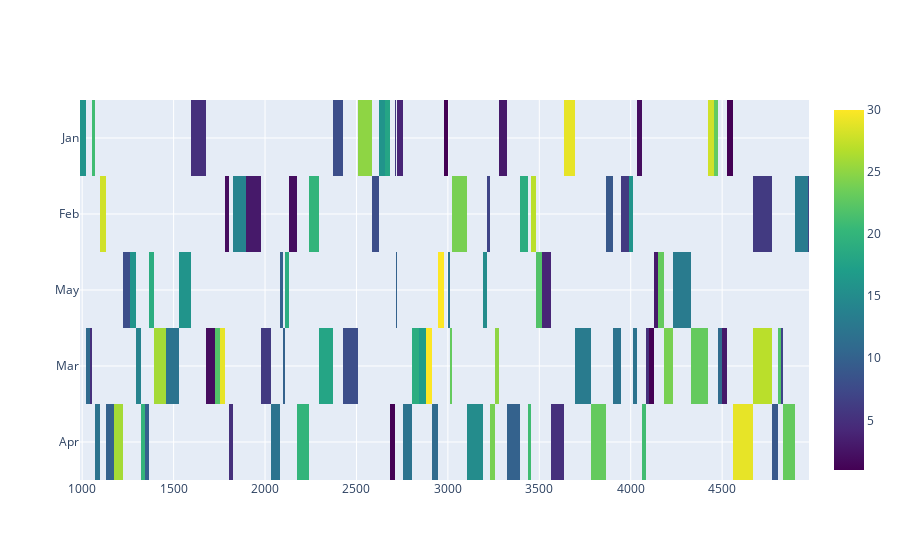

Notebook code for this chart:
### Code cell
import numpy as np
import pandas as pd
import plotly.graph_objects as go
np.random.seed(20)
data = {
'Month':np.random.choice(['Jan','Feb','Mar','Apr','May'],100),
'Day':np.random.choice(range(1,31),100),
'Sales':np.random.randint(1000,5000,100)
}
df=pd. DataFrame(data)

fig=go.Figure()
fig.add_trace(go.Heatmap(x=df["Sales"],y=df["Month"],z=df["Day"],colorscale="viridis"))
fig.show()

### Figure 1 — Plotly figure (JSON) as saved in the notebook; plotly's stock layout.template omitted (floating-point values rounded to 4 significant figures)
{"data": [{"colorscale": [[0, "#440154"], [0.1111, "#482878"], [0.2222, "#3e4989"], [0.3333, "#31688e"], [0.4444, "#26828e"], [0.5556, "#1f9e89"], [0.6667, "#35b779"], [0.7778, "#6ece58"], [0.8889, "#b5de2b"], [1, "#fde725"]], "type": "heatmap", "x": [4835, 2099, 2094, 4809, 1969, 1278, 1208, 4408, 4047, 2580, 2321, 2858, 4799, 2780, 2713, 4530, 3459, 3019, 1990, 3610, 1513, 3422, 1361, 1405, 3181, 4974, 3985, 2732, 4026, 1138, 3240, 2899, 4588, 2135, 3280, 1331, 4471, 1310, 4211, 4076, 3454, 2661, 1774, 1827, 3279, 1073, 4211, 1786, 2716, 2123, 2216, 1823, 1064, 3724, 1048, 3362, 1039, 4109, 3998, 1732, 1124, 1005, 4482, 4087, 3523, 4255, 2930, 4141, 2425, 2999, 2072, 4157, 2656, 2830, 2590, 3006, 2958, 3503, 4440, 1241, 3028, 4745, 3839, 1717, 3222, 4963, 1637, 3663, 4834, 2707, 2432, 3206, 4520, 4745, 4972, 1375, 3909, 2264, 1548, 3893], "y": ["Apr", "Mar", "May", "Mar", "Feb", "May", "Apr", "Mar", "Jan", "Jan", "Mar", "Mar", "Apr", "Apr", "Jan", "Jan", "Feb", "Mar", "Mar", "Apr", "Mar", "Feb", "Apr", "Mar", "Apr", "Apr", "Feb", "Jan", "Mar", "Apr", "Apr", "Mar", "Apr", "Feb", "Jan", "Apr", "Jan", "Mar", "Mar", "Apr", "Apr", "Jan", "Mar", "Feb", "Mar", "Apr", "Mar", "Feb", "May", "May", "Apr", "Apr", "Jan", "Mar", "Mar", "Apr", "Mar", "Mar", "Feb", "Mar", "Feb", "Jan", "Mar", "Mar", "May", "May", "Apr", "May", "Jan", "Jan", "Apr", "May", "Jan", "Mar", "Feb", "May", "May", "May", "Jan", "May", "Feb", "Feb", "Apr", "Mar", "Feb", "Feb", "Jan", "Jan", "Mar", "Apr", "Mar", "May", "Mar", "Mar", "Feb", "May", "Mar", "Feb", "May", "Feb"], "z": [23, 10, 10, 22, 3, 16, 26, 23, 2, 25, 18, 17, 9, 12, 6, 1, 27, 23, 6, 5, 12, 19, 10, 26, 15, 21, 6, 4, 12, 10, 24, 30, 29, 2, 3, 20, 23, 14, 22, 21, 21, 18, 29, 14, 25, 12, 24, 2, 10, 19, 20, 5, 21, 13, 5, 10, 11, 1, 16, 22, 28, 16, 11, 5, 4, 13, 11, 3, 8, 1, 12, 23, 16, 19, 8, 12, 30, 22, 28, 8, 24, 6, 23, 2, 7, 13, 5, 29, 7, 1, 8, 15, 3, 27, 7, 19, 12, 20, 16, 9]}], "layout": {"autosize": true, "xaxis": {"autorange": true, "range": [988, 4975], "type": "linear"}, "yaxis": {"autorange": true, "range": [-0.5, 4.5], "type": "category"}}}
